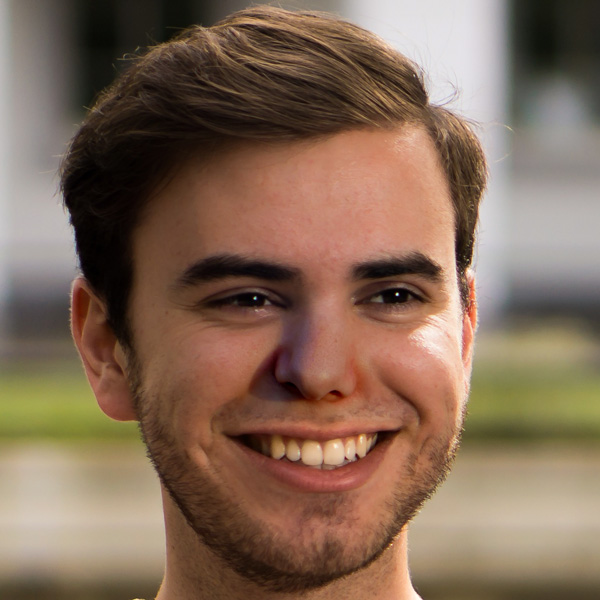
#> input picture data/interim/real_and_fake_face_5/test/fake/easy_101_0010.jpg, 600 x 600 px, given in place of real_00002.jpg, which was not available
$ jupyter execute fft.ipynb
#> lines starting #> are read from the running program, lines starting #| are printed output that depends on the picture; long printed decimals are rounded; pictures that were not available may be replaced by others from this repository, and a replacement may not be noted
[cell 1]
import cv2
import matplotlib.pyplot as plt

# Load the images
image_0 = cv2.imread(r'C:\Users\tanbe\OneDrive\Desktop\Works\HWUM\FYP\fakefacedetect\data\raw\real_and_fake_face_detection\real_and_fake_face\training_real\real_00002.jpg')
#> image_0 is the input picture: shape (600, 600, 3); mean B, G, R 87.2, 105.9, 131.3
image_1 = cv2.imread(r'C:\Users\tanbe\OneDrive\Desktop\Works\HWUM\FYP\fakefacedetect\data\raw\real_and_fake_face_detection\real_and_fake_face\training_fake\easy_15_0011.jpg')
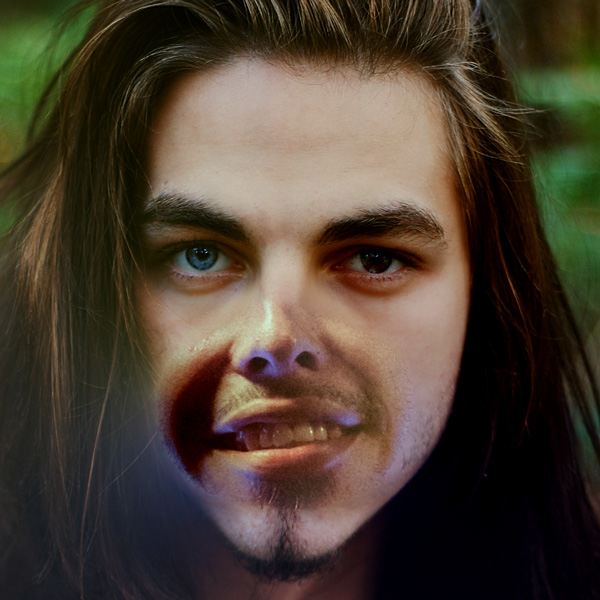
#> input picture data/interim/real_and_fake_face_5/test/fake/easy_15_0011.jpg, 600 x 600 px, found by its file name
#> image_1 is the input picture: shape (600, 600, 3); mean B, G, R 49.7, 63.1, 75

# Convert BGR to RGB for correct color representation
image_0 = cv2.cvtColor(image_0, cv2.COLOR_BGR2GRAY)
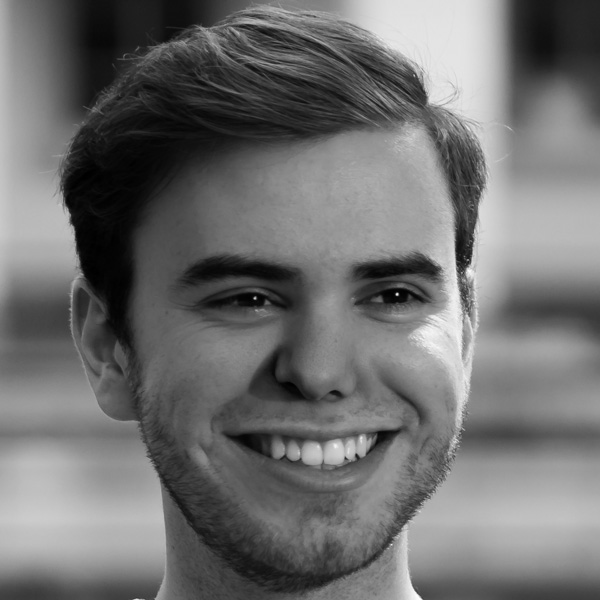
#> image_0: shape (600, 600); min 0, max 254, mean 111.4
image_1 = cv2.cvtColor(image_1, cv2.COLOR_BGR2GRAY)
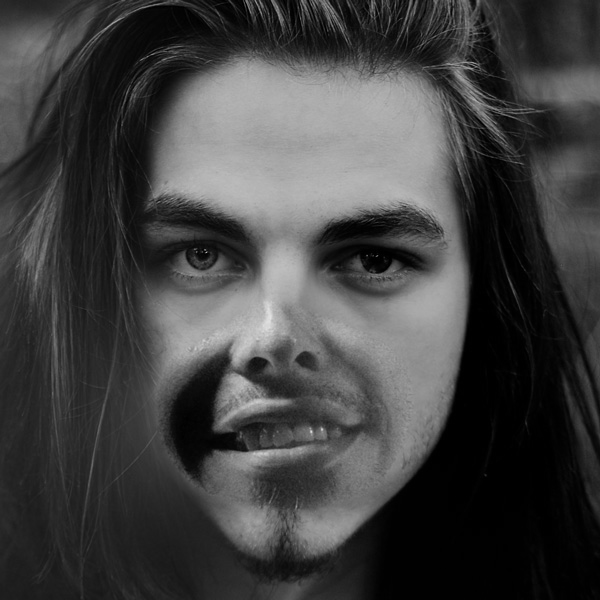
#> image_1: shape (600, 600); min 0, max 227, mean 65.1

# Create subplots
fig, axs = plt.subplots(1, 2, figsize=(15, 5))

# Real Image
axs[0].imshow(image_0)
axs[0].set_title('Real Image')
axs[0].axis('off')  # Hide axes ticks

# Fake Image
axs[1].imshow(image_1)
axs[1].set_title('Fake Image')
axs[1].axis('off')  # Hide axes ticks

plt.tight_layout()
plt.show()
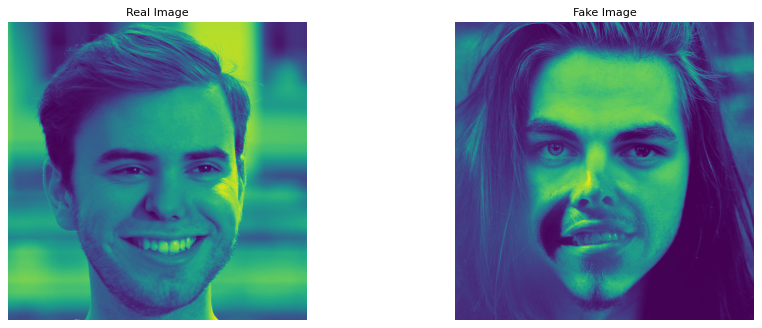
#> figure drawn by matplotlib, 2 panels

[cell 2]
import numpy as np
import cv2
import matplotlib.pyplot as plt

def create_circular_mask(h, w, radius, invert=False, color="black"):
    """
    Create a circular mask with a specified radius and color.

    Args:
        h (int): Height of the mask.
        w (int): Width of the mask.
        radius (int): Radius of the circle.
        invert (bool): If True, inverts the mask.
        color (str): Color for the mask. Options are "black" or "white".

    Returns:
        np.ndarray: Circular mask.
    """
    center = (int(w / 2), int(h / 2))
    Y, X = np.ogrid[:h, :w]
    dist_from_center = np.sqrt((X - center[0])**2 + (Y - center[1])**2)

    # Create the mask with the specified color
    mask = (dist_from_center <= radius).astype(np.uint8)

    if invert:
        mask = ~mask

    if color == "black":
        mask = mask * 0  # Masked area is black
    elif color == "white":
        mask = mask * 1  # Masked area is white
    else:
        raise ValueError("Color must be 'black' or 'white'")

    return mask

def apply_fft_with_mask(img, mask_radius, invert=False, color="black"):
    """
    Apply FFT to an image, mask it, and return the manipulated frequency domain image.

    Args:
        img (np.ndarray): Grayscale image to process.
        mask_radius (int): Radius of the circular mask.
        invert (bool): Whether to invert the mask.
        color (str): Color of the circular mask, either "black" or "white".

    Returns:
        tuple: FFT magnitude spectrum, masked spectrum, and reconstructed image after IFFT.
    """
    # Perform FFT and shift to center
    f = np.fft.fft2(img)
    fshift = np.fft.fftshift(f)
    magnitude_spectrum = np.log(np.abs(fshift) + 1)

    # Create circular mask
    h, w = img.shape
    mask = create_circular_mask(h, w, mask_radius, invert=invert, color=color)

    # Apply the mask to the shifted FFT
    masked_fshift = fshift * mask

    # Inverse FFT to get the filtered image
    f_ishift = np.fft.ifftshift(masked_fshift)
    img_back = np.abs(np.fft.ifft2(f_ishift))

    # Compute masked magnitude spectrum
    masked_magnitude_spectrum = np.log(np.abs(masked_fshift) + 1)

    return magnitude_spectrum, masked_magnitude_spectrum, img_back

radius = 50  # Adjust the radius as needed

# Apply FFT with a black circular mask
magnitude_spectrum, masked_magnitude_spectrum_black, img_back_black = apply_fft_with_mask(image_1, radius, color="black")
#> in apply_fft_with_mask, `magnitude_spectrum = np.log(np.abs(fshift) + 1)`:
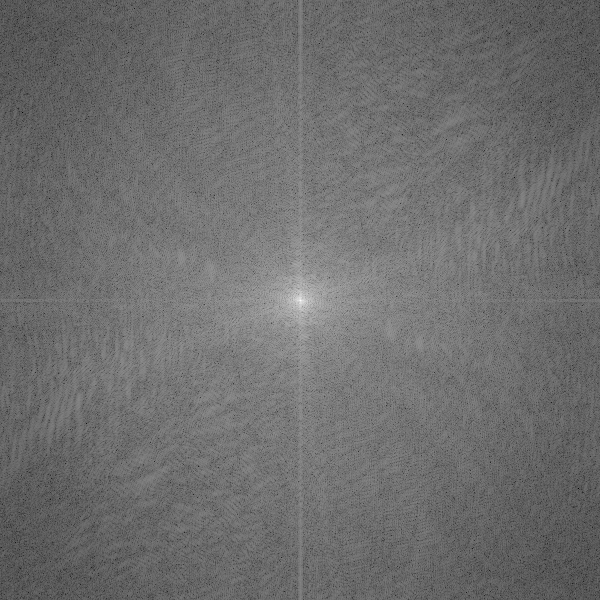
#> magnitude_spectrum: shape (600, 600) float64; min 0.395, max 16.97, mean 7.56; drawn with min black and max white
#> in apply_fft_with_mask, `img_back = np.abs(np.fft.ifft2(f_ishift))`: img_back: shape (600, 600) float64; every value is 0

# Apply FFT with a white circular mask
_, masked_magnitude_spectrum_white, img_back_white = apply_fft_with_mask(image_1, radius, color="white")
#> call 2 of apply_fft_with_mask, with mask_radius = 50, invert = False, color = 'white'

# Plot the results
fig, ax = plt.subplots(2, 3, figsize=(15, 10))

# Original image
ax[0, 0].imshow(image_1, cmap="gray")
ax[0, 0].set_title("Original Image")
ax[0, 0].axis("off")

# FFT magnitude spectrum
ax[0, 1].imshow(magnitude_spectrum, cmap="gray")
ax[0, 1].set_title("FFT Magnitude Spectrum")
ax[0, 1].axis("off")

# Masked magnitude spectrum (black)
ax[0, 2].imshow(masked_magnitude_spectrum_black, cmap="gray")
ax[0, 2].set_title("Masked FFT Spectrum (Black)")
ax[0, 2].axis("off")

# Masked magnitude spectrum (white)
ax[1, 0].imshow(masked_magnitude_spectrum_white, cmap="gray")
ax[1, 0].set_title("Masked FFT Spectrum (White)")
ax[1, 0].axis("off")

# Reconstructed image from black mask
ax[1, 1].imshow(img_back_black, cmap="gray")
ax[1, 1].set_title("Reconstructed Image (Black Mask)")
ax[1, 1].axis("off")

# Reconstructed image from white mask
ax[1, 2].imshow(img_back_white, cmap="gray")
ax[1, 2].set_title("Reconstructed Image (White Mask)")
ax[1, 2].axis("off")

plt.tight_layout()
plt.show()

[cell 3]
import numpy as np
import cv2
import matplotlib.pyplot as plt

def create_circular_mask(h, w, radius, invert=False):
    """
    Create a circular mask with a specified radius.

    Args:
        h (int): Height of the mask.
        w (int): Width of the mask.
        radius (int): Radius of the circle.
        invert (bool): If True, inverts the mask.

    Returns:
        np.ndarray: Circular mask.
    """
    center = (int(w / 2), int(h / 2))
    Y, X = np.ogrid[:h, :w]
    dist_from_center = np.sqrt((X - center[0])**2 + (Y - center[1])**2)

    mask = dist_from_center <= radius
    if invert:
        mask = ~mask
    return mask.astype(np.uint8)

def apply_fft_with_mask(img, mask_radius, invert=False):
    """
    Apply FFT to an image, mask it, and return the manipulated frequency domain image.

    Args:
        img (np.ndarray): Grayscale image to process.
        mask_radius (int): Radius of the circular mask.
        invert (bool): Whether to invert the mask.

    Returns:
        tuple: FFT magnitude spectrum, masked spectrum, and reconstructed image after IFFT.
    """
    # Perform FFT and shift to center
    f = np.fft.fft2(img)
    fshift = np.fft.fftshift(f)
    magnitude_spectrum = np.log(np.abs(fshift) + 1)

    # Create circular mask
    h, w = img.shape
    mask = create_circular_mask(h, w, mask_radius, invert=invert)

    # Apply the mask to the shifted FFT
    masked_fshift = fshift * mask

    # Inverse FFT to get the filtered image
    f_ishift = np.fft.ifftshift(masked_fshift)
    img_back = np.abs(np.fft.ifft2(f_ishift))

    # Compute masked magnitude spectrum
    masked_magnitude_spectrum = np.log(np.abs(masked_fshift) + 1)

    return magnitude_spectrum, masked_magnitude_spectrum, img_back

# Load an example image in grayscale
# image = cv2.imread('path_to_image.jpg', cv2.IMREAD_GRAYSCALE)

# Apply FFT with a central mask to focus on textures (set radius based on your texture size focus)
magnitude_spectrum, masked_spectrum, reconstructed_image = apply_fft_with_mask(image_1, mask_radius=20, invert=True)
#> in apply_fft_with_mask, `masked_magnitude_spectrum = np.log(np.abs(masked_fshift) + 1)`:
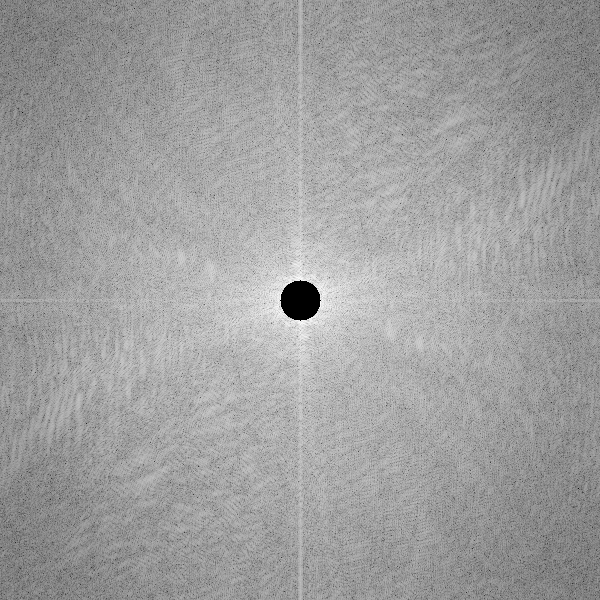
#> masked_magnitude_spectrum: shape (600, 600) float64; min 0, max 12.01, mean 7.51; drawn with min black and max white

# Plotting the results
fig, axs = plt.subplots(1, 3, figsize=(18, 6))
axs[0].imshow(magnitude_spectrum, cmap='gray')
axs[0].set_title('Original FFT Magnitude Spectrum')
axs[0].axis('off')

axs[1].imshow(masked_spectrum, cmap='gray')
axs[1].set_title('Masked FFT Magnitude Spectrum')
axs[1].axis('off')

axs[2].imshow(reconstructed_image, cmap='gray')
axs[2].set_title('Reconstructed Image (Masked)')
axs[2].axis('off')

plt.show()

print(masked_spectrum)
#> (printed output is left out)

[cell 4]
import numpy as np
import cv2
from scipy.spatial import distance

def normalize_spectrum(magnitude_spectrum):
    """
    Normalize the FFT magnitude spectrum to a range of [0, 1].

    Args:
        magnitude_spectrum (np.ndarray): FFT magnitude spectrum.

    Returns:
        np.ndarray: Normalized FFT magnitude spectrum.
    """
    norm_spectrum = (magnitude_spectrum - np.min(magnitude_spectrum)) / (np.max(magnitude_spectrum) - np.min(magnitude_spectrum))
    return norm_spectrum

def compare_histograms(hist1, hist2, method='chi-square'):
    """
    Compare two histograms using a specified method.

    Args:
        hist1 (np.ndarray): Histogram of the first image.
        hist2 (np.ndarray): Histogram of the second image.
        method (str): Method for comparison ('chi-square', 'correlation', 'kl-divergence').

    Returns:
        float: Distance or similarity measure between histograms.
    """
    if method == 'chi-square':
        return cv2.compareHist(hist1.astype('float32'), hist2.astype('float32'), cv2.HISTCMP_CHISQR)
    elif method == 'correlation':
        return cv2.compareHist(hist1.astype('float32'), hist2.astype('float32'), cv2.HISTCMP_CORREL)
    elif method == 'kl-divergence':
        return distance.jensenshannon(hist1, hist2)
    else:
        raise ValueError("Method not recognized. Use 'chi-square', 'correlation', or 'kl-divergence'.")

# Example usage:
# Assume `masked_spectrum_1` and `masked_spectrum_2` are the masked FFT magnitude spectrums of two images
magnitude_spectrum_0, masked_spectrum_0, reconstructed_image_0 = apply_fft_with_mask(image_0, mask_radius=20, invert=True)
#> call 2 of apply_fft_with_mask, with mask_radius = 20, invert = True
#> in apply_fft_with_mask (call 2), `magnitude_spectrum = np.log(np.abs(fshift) + 1)`:
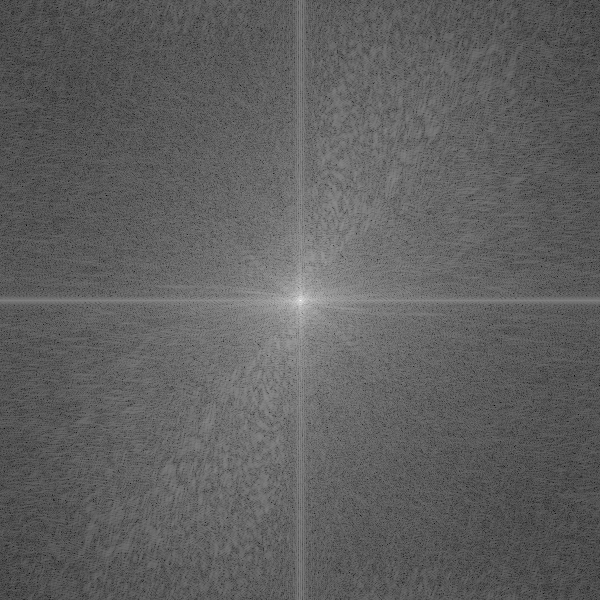
#> magnitude_spectrum: shape (600, 600) float64; min 1.31, max 17.51, mean 7.42; drawn with min black and max white
#> in apply_fft_with_mask (call 2), `img_back = np.abs(np.fft.ifft2(f_ishift))`:
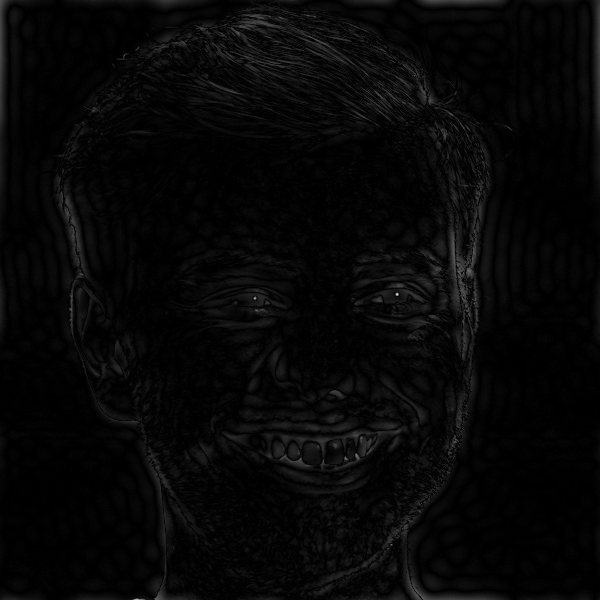
#> img_back: shape (600, 600) float64; min 1.1e-05, max 209.8, mean 7.4
#> in apply_fft_with_mask (call 2), `masked_magnitude_spectrum = np.log(np.abs(masked_fshift) + 1)`:
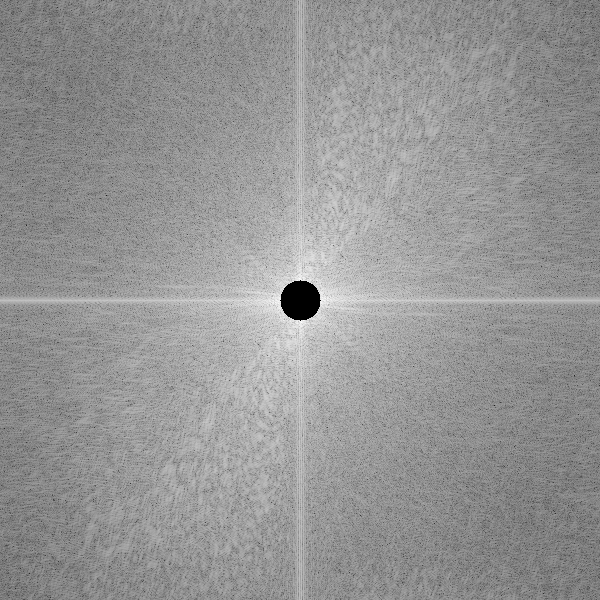
#> masked_magnitude_spectrum: shape (600, 600) float64; min 0, max 12.57, mean 7.37; drawn with min black and max white
magnitude_spectrum_1, masked_spectrum_1, reconstructed_image_1 = apply_fft_with_mask(image_1, mask_radius=20, invert=True)

norm_spectrum_1 = normalize_spectrum(masked_spectrum_0)
norm_spectrum_2 = normalize_spectrum(masked_spectrum_1)

bins=500

# Compute histograms of the normalized spectra
hist_1, bins_1 = np.histogram(norm_spectrum_1, bins, range=(0, 1))
#> hist_1 = 500 values, max 3906 at index 288, min 0 at index 1, mean 720; bins_1 = 501 values from 0 to 1
hist_2, bins_2 = np.histogram(norm_spectrum_2, bins, range=(0, 1))
#> hist_2 = 500 values, max 3488 at index 314, min 0 at index 1, mean 720; bins_2 = 501 values from 0 to 1

# Compare the histograms
chi_square_dist = compare_histograms(hist_1, hist_2, method='chi-square')
#> chi_square_dist = 96229.9
correlation = compare_histograms(hist_1, hist_2, method='correlation')
#> correlation = 0.878
kl_divergence = compare_histograms(hist_1, hist_2, method='kl-divergence')
#> kl_divergence = 0.173

print(f"Chi-Square Distance: {chi_square_dist}")
#| Chi-Square Distance: 96229.949
print(f"Correlation: {correlation}")
#| Correlation: 0.8777
print(f"KL-Divergence: {kl_divergence}")
#| KL-Divergence: 0.1734

# Plotting the histograms
fig, ax = plt.subplots(1, 2, figsize=(12, 6))

# Plot histogram for Image 1
ax[0].bar(bins_1[:-1], hist_1, width=(bins_1[1] - bins_1[0]), color='blue', alpha=0.7, label="Image 1")
ax[0].set_title("Histogram of Normalized FFT Magnitude Spectrum (Image 1)")
ax[0].set_xlabel("Normalized Intensity")
ax[0].set_ylabel("Frequency")
ax[0].legend()

# Plot histogram for Image 2
ax[1].bar(bins_2[:-1], hist_2, width=(bins_2[1] - bins_2[0]), color='orange', alpha=0.7, label="Image 2")
ax[1].set_title("Histogram of Normalized FFT Magnitude Spectrum (Image 2)")
ax[1].set_xlabel("Normalized Intensity")
ax[1].set_ylabel("Frequency")
ax[1].legend()

plt.tight_layout()
plt.show()
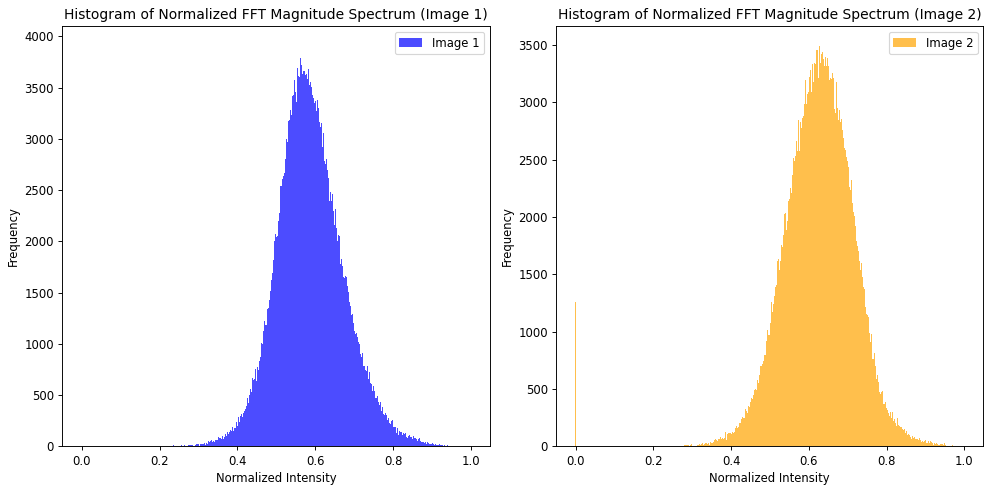
#> figure drawn by matplotlib, 2 panels; panel 1: tallest bar 3906 high, from x = 0.575 to 0.577; panel 2: tallest bar 3488 high, from x = 0.627 to 0.629
